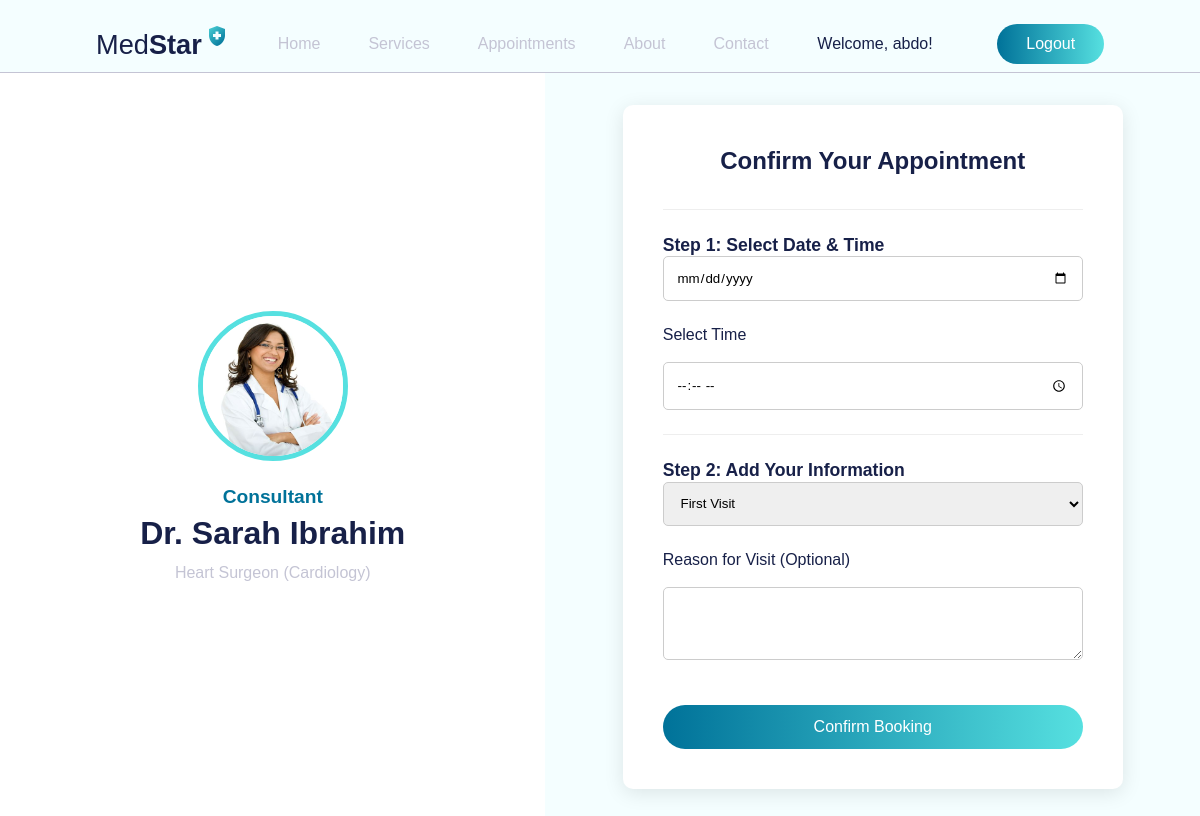
Page /book/1 (signed in) on the committed database.
### app.py (models this page shows, shortened)
class User(db.Model, UserMixin):
    id = db.Column(db.Integer, primary_key=True)
    username = db.Column(db.String(80), unique=True, nullable=False)
    email = db.Column(db.String(120), unique=True, nullable=False)
    password = db.Column(db.String(200), nullable=False)
    is_admin = db.Column(db.Boolean, default=False)

class Doctor(db.Model):
    id = db.Column(db.Integer, primary_key=True)
    name = db.Column(db.String(100), nullable=False)
    specialty = db.Column(db.String(100))
    rank = db.Column(db.String(50), nullable=True)
    image_url = db.Column(db.String(200), nullable=True, default='default_doctor.png')
    department_id = db.Column(db.Integer, db.ForeignKey('department.id'), nullable=False)
    department = db.relationship('Department', backref=db.backref('doctors', lazy=True))

class Department(db.Model):
    id = db.Column(db.Integer, primary_key=True)
    name = db.Column(db.String(100), unique=True, nullable=False)
    icon_url = db.Column(db.String(200), nullable=True, default='default_icon.png')
    background_url = db.Column(db.String(200), nullable=True, default='default_bg.jpg')

### app.py (the view, shortened to what this page needs)
@app.route('/book/<int:doctor_id>', methods=['GET', 'POST'])
@login_required
def book_appointment(doctor_id):
    doctor = Doctor.query.get_or_404(doctor_id)
    return render_template('booking.html', doctor=doctor)

### app.py (called while the page is built)
@login_manager.user_loader
def load_user(user_id):
    return User.query.get(int(user_id))

### templates/booking.html (shortened to what this page needs)
<!DOCTYPE html>
<html lang="en">
<head>
    <link rel="stylesheet" href="{{ url_for('static', filename='style.css') }}">
</head>
<body>
    <header>
       <nav class="navbar">
        <div class="navbar__container container">
            <div class="navbar__logo">
                <a href="{{ url_for('home') }}"><h3>Med<span>Star</span></h3></a>
                <img src="{{ url_for('static', filename='img/logo-icon.png') }}" alt="logo-icon">
            </div>
            <ul class="navbar__links" id="navbar">
            <li> <a href="{{ url_for('home') }}">Home</a></li>
            <li> <a href="{{ url_for('show_services') }}">Services</a></li>
            <li> <a href="{{ url_for('my_appointments') }}">Appointments</a></li>
            <li> <a href="{{ url_for('show_about') }}">About</a></li>
            <li> <a href="{{ url_for('show_contact') }}">Contact</a></li>
            </ul>
            {% if current_user.is_authenticated %}
                <span style="color: var(--secondary-color); margin-right: 1rem;">Welcome, {{ current_user.username }}!</span>
                <form action="{{ url_for('logout') }}" method="GET" style="margin: 0;">
                    <button type="submit" class="navbar__btn">Logout</button>
                </form>
            {% endif %}
        </div>
       </nav>
     </header>
    <main>
        <div class="booking-page-container">
            <div class="doctor-profile-column">
                <img src="{{ url_for('static', filename='img/' + doctor.image_url) }}" alt="{{ doctor.name }}">
                <p class="rank">{{ doctor.rank }}</p>
                <h2>{{ doctor.name }}</h2>
                <p class="specialty">{{ doctor.specialty }} ({{ doctor.department.name }})</p>
            </div>
            <div class="booking-form-column">
                <form class="booking-form" method="POST">
                    <h2>Confirm Your Appointment</h2>
                    <div class="form-step">
                        <label><strong>Step 1: Select Date & Time</strong></label>
                        <div class="form-group">
                            <input type="date" id="date" name="date" required>
                        </div>
                        <div class="form-group">
                            <label for="time">Select Time</label>
                            <input type="time" id="time" name="time" required>
                        </div>
                        </div>
                    <div class="form-step">
                        <label><strong>Step 2: Add Your Information</strong></label>
                        <div class="form-group">
                            <select name="visit_type" id="visit_type">
                                <option value="First Visit">First Visit</option>
                            </select>
                        </div>
                        <div class="form-group">
                            <label for="reason">Reason for Visit (Optional)</label>
                            <textarea name="reason" id="reason" rows="3"></textarea>
                        </div>
                    </div>
                    <button type="submit" style="margin-top: 1rem;">Confirm Booking</button>
                </form>
            </div>
            </div>
    </main>
</body>
</html>

### static/style.css (style rules this page uses)
:root { --primary-color: #c4c4d4; --secondary-color: #172048; --white-color: #fff; --dark-blue: #007299; --light-blue: #56e0e0; --very-light-blue: #f4feff; }
*, *::before, *::after { margin: 0; padding: 0; box-sizing: inherit; outline: none; list-style-type: none; text-decoration: none; }
body { box-sizing: border-box; line-height: 1.3; font-family: "Poppins", sans-serif; color: var(--primary-color); }
.container { max-width: 1440px; margin-inline: auto; padding-inline: 6rem; }
button { font-family: "Poppins", sans-serif; color: var(--white-color); outline: none; border: none; padding: 0.7rem 1.8rem; border-radius: 25px; background: linear-Gradient(to right, var(--dark-blue), var(--light-blue)); font-weight: 400; cursor: pointer; display: inline-block; font-size: 1rem; }
h1, h2, h3 { color: var(--secondary-color); }
.navbar { padding-block: 1.5rem 0.5rem; background-color: var(--very-light-blue); border-bottom: 0.5px solid var(--primary-color); }
.navbar__container { display: flex; align-items: center; justify-content: space-between; position: relative; }
.navbar__logo { display: flex; align-items: center; gap: 0.2rem; cursor: pointer; }
.navbar__logo h3 { color: var(--secondary-color); font-weight: 400; font-size: 1.7rem; }
.navbar__logo span { font-weight: 600; }
.navbar__logo img { width: 1.5rem; margin-top: -1rem; }
.navbar__links { display: flex; align-items: center; gap: 3rem; }
.navbar__links a { color: var(--primary-color); }
body { animation: fadeInPage 0.4s ease-in-out; }

### templates/booking.html (style rules this page uses)
.navbar__btn { font-family: "Poppins", sans-serif; color: var(--white-color); outline: none; border: none; padding: 0.7rem 1.8rem; border-radius: 25px; background: linear-gradient(to right, var(--dark-blue), var(--light-blue)); font-weight: 400; cursor: pointer; display: inline-block; font-size: 1rem; text-decoration: none; transition: all 0.3s ease; }
body { background-color: var(--very-light-blue); }
.booking-page-container { display: grid; grid-template-columns: 1fr 1.2fr; min-height: calc(100vh - 80px); max-width: 1440px; margin: auto; }
.doctor-profile-column { background: #fff; padding: 4rem 2rem; display: flex; flex-direction: column; justify-content: center; align-items: center; text-align: center; overflow-y: auto; position: relative; }
.doctor-profile-column img { width: 150px; height: 150px; border-radius: 50%; margin-bottom: 1.5rem; border: 5px solid var(--light-blue); }
.doctor-profile-column h2 { color: var(--secondary-color); font-size: 2rem; margin-bottom: 0.5rem; }
.doctor-profile-column .rank { font-size: 1.2rem; font-weight: 600; color: var(--dark-blue); margin-bottom: 0.25rem; }
.doctor-profile-column .specialty { color: var(--primary-color); font-size: 1rem; }
.booking-form-column { display: flex; justify-content: center; align-items: center; padding: 2rem; overflow-y: auto; }
.booking-form { background: #fff; padding: 2.5rem; border-radius: 10px; box-shadow: 0 4px 20px rgba(0,0,0,0.1); width: 100%; max-width: 500px; box-sizing: border-box; }
.booking-form h2 { text-align: center; margin-bottom: 2rem; color: var(--secondary-color); }
.form-group { margin-bottom: 1.5rem; }
.form-group label { display: block; margin-bottom: 1rem; color: var(--secondary-color); font-weight: 500; }
.form-group input, .form-group select, .form-group textarea { width: 100%; padding: 0.8rem; border: 1px solid #ccc; border-radius: 5px; box-sizing: border-box; font-family: "Poppins", sans-serif; }
.booking-form button { width: 100%; padding: 0.8rem; }
.form-step { border-top: 1px solid #eee; padding-top: 1.5rem; margin-top: 1.5rem; }
.form-step > label { font-size: 1.1rem; font-weight: 700; color: var(--secondary-color); }

### rows in the picture
User: username "abdo"
Doctor: image_url (picture), rank "Consultant", name "Dr. Sarah Ibrahim", specialty "Heart Surgeon"
Department: department.name "Cardiology"
